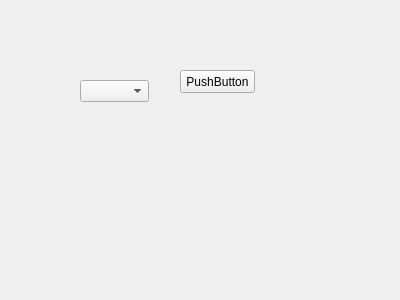
<?xml version="1.0" encoding="UTF-8"?>
<ui version="4.0">
 <class>Form</class>
 <widget class="QWidget" name="Form">
  <property name="geometry">
   <rect>
    <x>0</x>
    <y>0</y>
    <width>400</width>
    <height>300</height>
   </rect>
  </property>
  <property name="windowTitle">
   <string>Form</string>
  </property>
  <widget class="QComboBox" name="comboBox">
   <property name="geometry">
    <rect>
     <x>80</x>
     <y>80</y>
     <width>69</width>
     <height>22</height>
    </rect>
   </property>
  </widget>
  <widget class="QPushButton" name="pushButton">
   <property name="geometry">
    <rect>
     <x>180</x>
     <y>70</y>
     <width>75</width>
     <height>23</height>
    </rect>
   </property>
   <property name="text">
    <string>PushButton</string>
   </property>
  </widget>
 </widget>
 <resources/>
 <connections/>
</ui>
